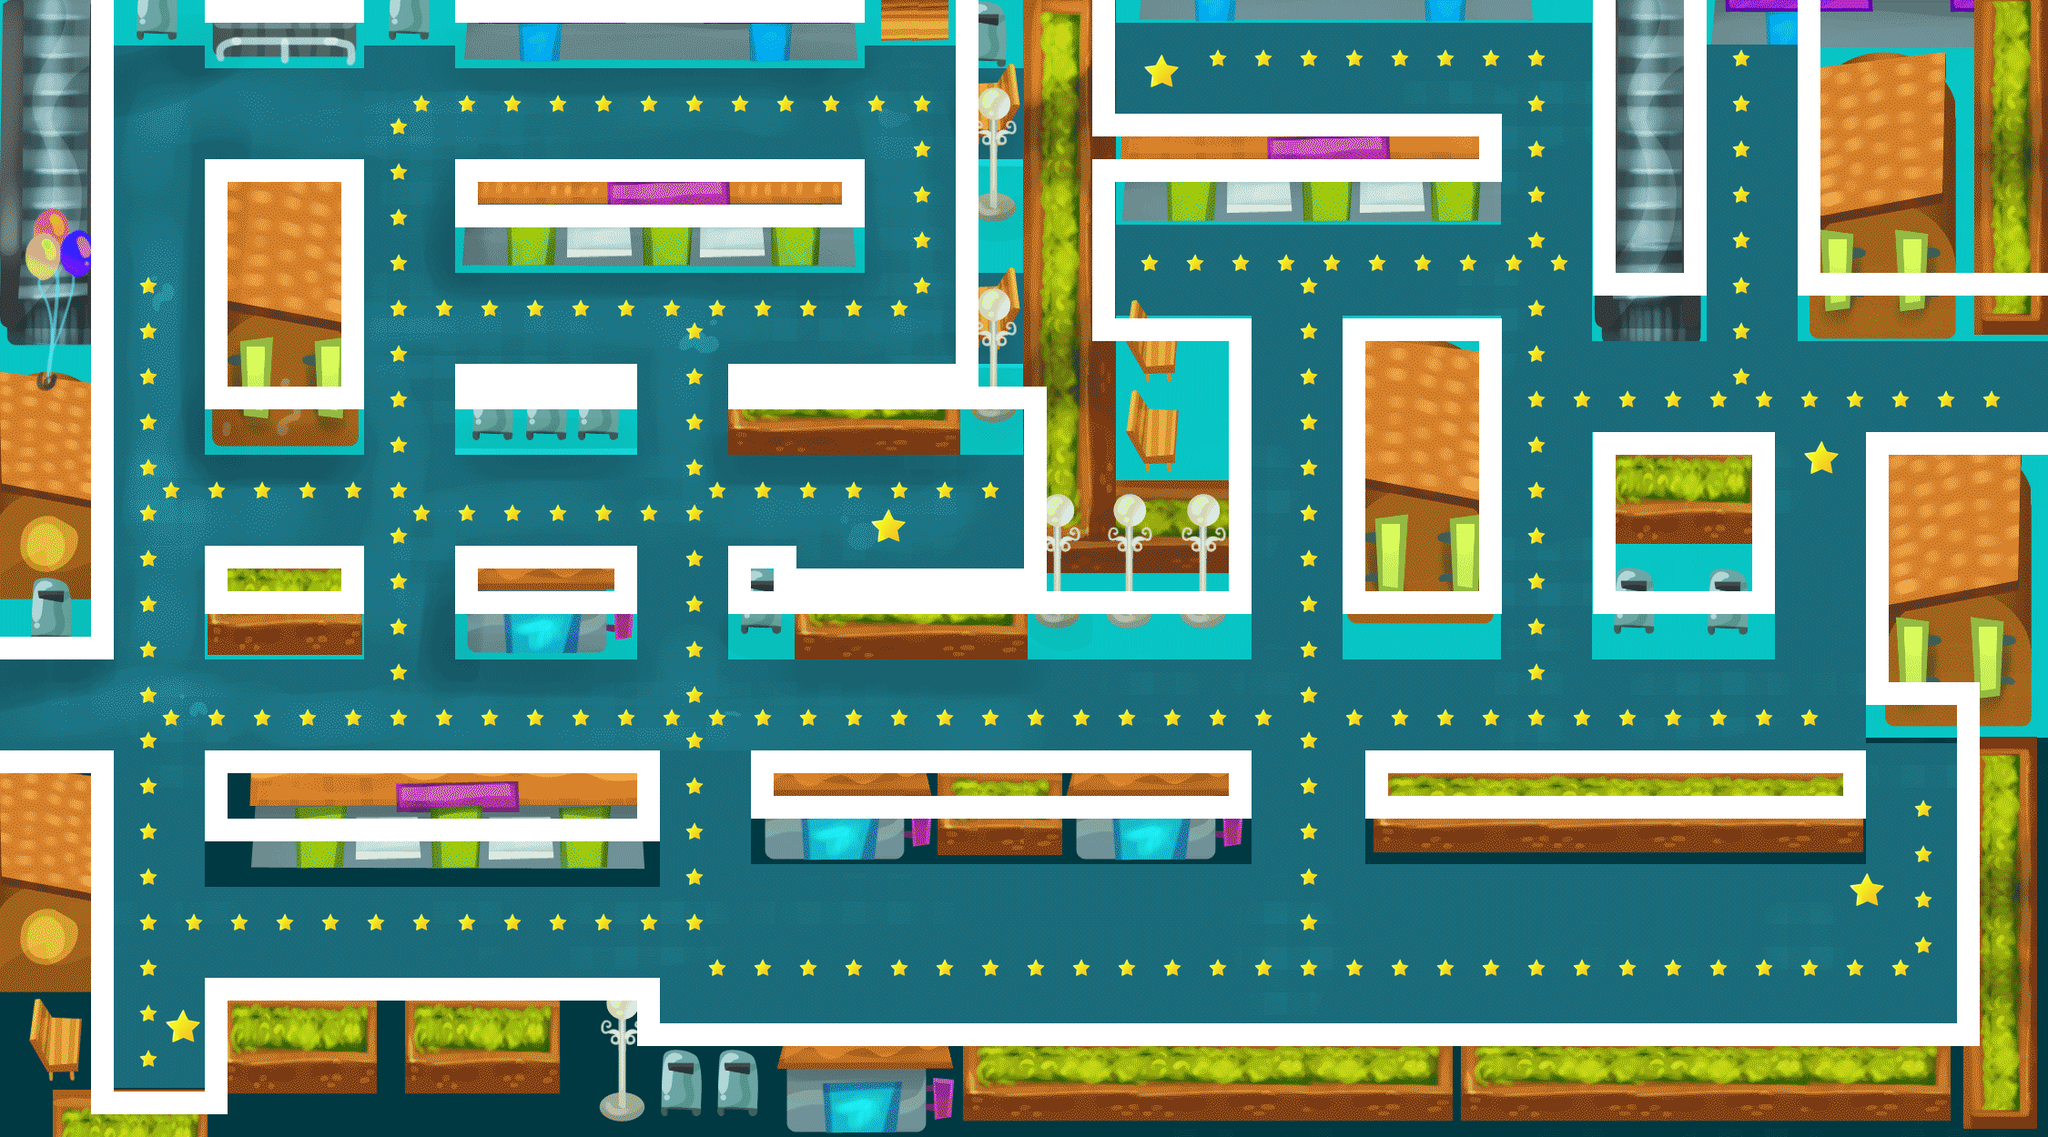

Rendered tile map (Tiled .tmx) drawn with the repository's tilesets; below, a short description and the map source with its tile grids summarised:
An orthogonal 90x50 tile map with 25x25 px tiles, 2 tile layers (back, mapa), 4 tilesets.

<map version="1.0" orientation="orthogonal" width="90" height="50" tilewidth="25" tileheight="25">
 <tileset firstgid="1" name="wall" tilewidth="25" tileheight="25">
  <image source="../tiles/wall.png" width="25" height="25" />
 </tileset>
 <tileset firstgid="2" name="star" tilewidth="25" tileheight="21">
  <image source="../tiles/star.png" width="25" height="21" />
 </tileset>
 <tileset firstgid="3" name="star2" tilewidth="50" tileheight="41">
  <image source="../tiles/star2.png" width="50" height="41" />
 </tileset>
 <tileset firstgid="10" name="1" tilewidth="2250" tileheight="1250">
  <image source="../backgrounds/3.png" width="2250" height="1250" />
 </tileset>
 <layer name="back" width="90" height="50">
  <data>[4500 cells, 1 non-empty, 1 distinct tile ids]</data>
 </layer>
 <layer name="mapa" width="90" height="50">
  <data>[4500 cells, 966 non-empty, 3 distinct tile ids]</data>
 </layer>
</map>
